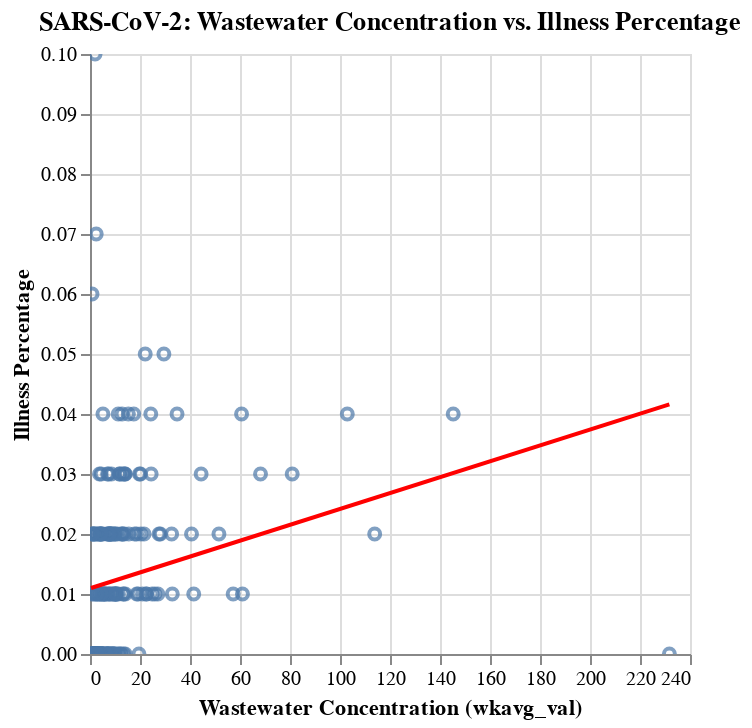

The code cell stored with this chart in its notebook:
### Code cell
# Add a linear regression line to visualize the correlation
fit_line = scatter_plot.transform_regression(
    'wkavg_val', 'percent'
).mark_line(color='red')

final_scatter = (scatter_plot + fit_line).interactive()

final_scatter # Display the chart

### Figure 1 — Vega-Lite specification as saved in the notebook (floating-point values rounded to 4 significant figures; data arrays with more than 128 entries replaced by an {"elided": "..."} marker saying what was removed)
{"config": {"view": {"continuousWidth": 300, "continuousHeight": 300}}, "layer": [{"mark": {"type": "point"}, "encoding": {"tooltip": [{"field": "week_start", "type": "temporal"}, {"field": "wkavg_val", "format": ".2f", "type": "quantitative"}, {"field": "percent", "format": ".2f", "type": "quantitative"}], "x": {"field": "wkavg_val", "title": "Wastewater Concentration (wkavg_val)", "type": "quantitative"}, "y": {"field": "percent", "title": "Illness Percentage", "type": "quantitative"}}, "name": "view_1", "title": "SARS-CoV-2: Wastewater Concentration vs. Illness Percentage"}, {"mark": {"type": "line", "color": "red"}, "encoding": {"tooltip": [{"field": "week_start", "type": "temporal"}, {"field": "wkavg_val", "format": ".2f", "type": "quantitative"}, {"field": "percent", "format": ".2f", "type": "quantitative"}], "x": {"field": "wkavg_val", "title": "Wastewater Concentration (wkavg_val)", "type": "quantitative"}, "y": {"field": "percent", "title": "Illness Percentage", "type": "quantitative"}}, "title": "SARS-CoV-2: Wastewater Concentration vs. Illness Percentage", "transform": [{"on": "wkavg_val", "regression": "percent"}]}], "data": {"name": "data-683cad78acf7aebc88de8f7743be6091"}, "params": [{"name": "param_3", "select": {"type": "interval", "encodings": ["x", "y"]}, "bind": "scales", "views": ["view_1"]}], "$schema": "https://vega.github.io/schema/vega-lite/v5.20.1.json", "datasets": {"data-683cad78acf7aebc88de8f7743be6091": {"elided": "193 records"}}}
